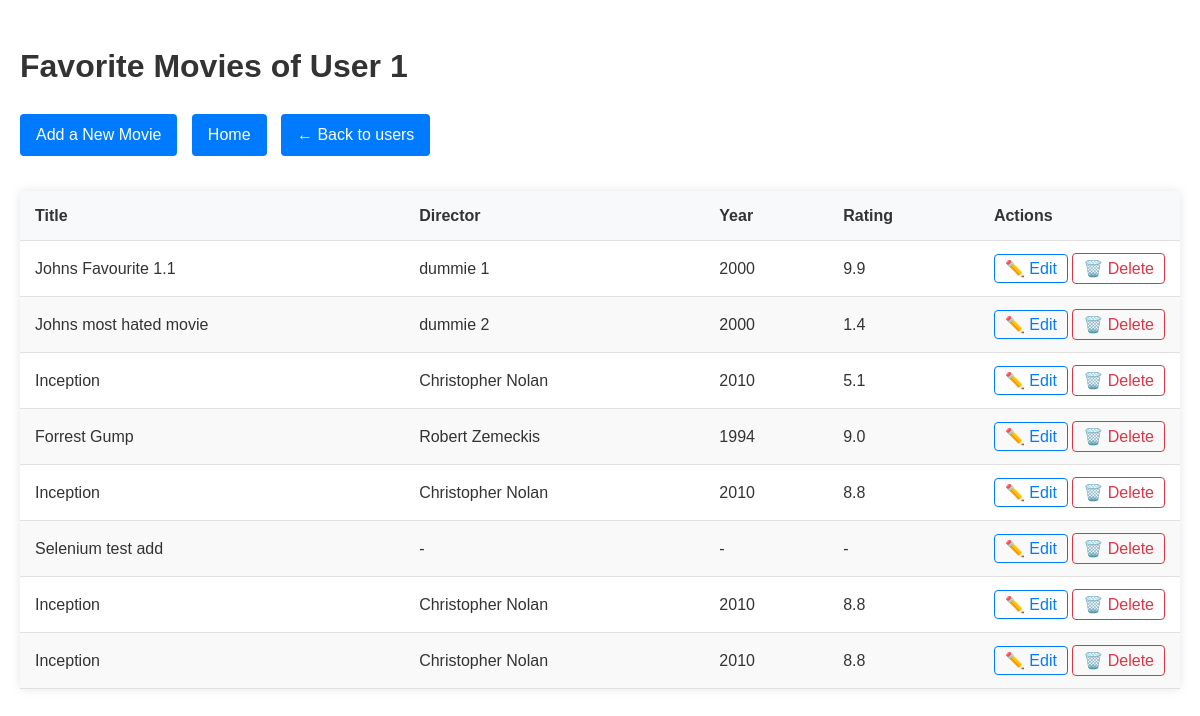
The page /user/1 on the database as committed earlier.
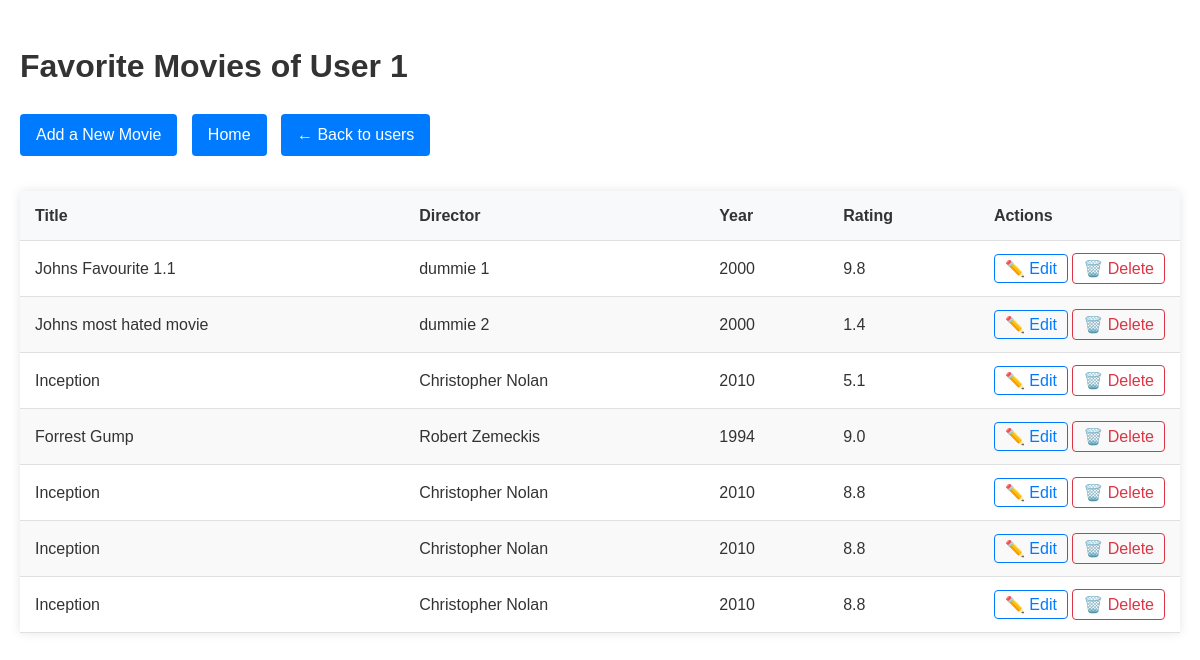
The same page on the database as committed later.
### models.py (models this page shows)
class Movie(Base):
    __tablename__ = "movies"
    id = Column(Integer, primary_key=True)
    user_id = Column(Integer, ForeignKey("users.id"))
    title = Column(String, nullable=False)
    director = Column(String)
    writer = Column(String)
    actors = Column(String)
    year = Column(Integer)
    rating = Column(Float, CheckConstraint('rating >= 0 AND rating <= 10'))
    genre = Column(String)
    runtime = Column(String)
    plot = Column(Text)
    comment = Column(Text)
    user = relationship("User", back_populates="movies")

### app.py (the view)
@app.route("/user/<int:user_id>")
def user_movies(user_id):
    user = data_manager.get_user_by_id(user_id)
    movies = data_manager.get_user_movies(user_id)
    return render_template("movie_list.html", user_id=user_id, movies=movies)

### data_manager/sqlite_data_manager.py (called while the page is built)
    def get_user_movies(self, user_id):
        session = self.Session()
        try:
            user = session.query(User).filter_by(id=user_id).first()
            if user:
                return user.movies
            return []
        finally:
            session.close()

    def get_user_by_id(self, user_id):
        session = self.Session()
        try:
            return session.query(User).filter_by(id=user_id).first()
        finally:
            session.close()

### templates/movie_list.html (shortened to what this page needs)
<!DOCTYPE html>
<html lang="en">
<head>
    <link rel="stylesheet" href="{{ url_for('static', filename='styles.css') }}">
</head>
<body>
{% extends "base.html" %}
{% block content %}
  <h1>Favorite Movies of User {{ user_id }}</h1>
  <div class="table-controls">
    <a href="{{ url_for('add_movie', user_id=user_id) }}" class="btn">Add a New Movie</a>
    <a href="{{ url_for('home') }}" class="btn">Home</a>
    <a href="{{ url_for('list_users') }}" class="btn">← Back to users</a>
  </div>
  <div class="table-container">
    <table class="movie-table">
      <thead>
        <tr>
          <th>Title</th>
          <th>Director</th>
          <th>Year</th>
          <th>Rating</th>
          <th class="actions">Actions</th>
        </tr>
      </thead>
      <tbody>
        {% for movie in movies %}
          <tr>
            <td data-label="Title">{{ movie.title }}</td>
            <td data-label="Director">{{ movie.director or '-' }}</td>
            <td data-label="Year">{{ movie.year or '-' }}</td>
            <td data-label="Rating">{{ "%.1f"|format(movie.rating) if movie.rating else '-' }}</td>
            <td data-label="Actions" class="actions">
              <a href="{{ url_for('update_movie', user_id=user_id, movie_id=movie.id) }}" class="edit-btn">✏️ Edit</a>
               <form action="{{ url_for('delete_movie', user_id=user_id, movie_id=movie.id) }}" method="POST" style="display: inline;">
                 <button type="submit" class="delete-btn">🗑️ Delete</button>
                </form>
            </td>
          </tr>
        {% endfor %}
      </tbody>
    </table>
  </div>
{% endblock %}

### templates/base.html (shortened to what this page needs)
<!DOCTYPE html>
<html lang="en">
<head>
    <link rel="stylesheet" href="{{ url_for('static', filename='styles.css') }}">
</head>
<body>
    {% block content %}{% endblock %}
</body>
</html>

### static/styles.css (style rules this page uses)
body { font-family: Arial, sans-serif; line-height: 1.6; margin: 0; padding: 20px; color: #333; }
.table-container { overflow-x: auto; margin: 20px 0; max-width: 1200px; margin-left: auto; margin-right: auto; box-shadow: 0 0 10px rgba(0,0,0,0.1); }
table { width: 100%; border-collapse: collapse; min-width: 600px; }
th, td { padding: 12px 15px; text-align: left; border-bottom: 1px solid #e0e0e0; }
th { background-color: #f8f9fa; font-weight: 600; color: #333; position: sticky; top: 0; }
tr:nth-child(even) { background-color: #f9f9f9; }
.actions { white-space: nowrap; width: 120px; }
.btn { display: inline-block; padding: 8px 16px; background-color: #007bff; color: white; text-decoration: none; border-radius: 4px; margin-right: 10px; margin-bottom: 15px; transition: all 0.3s; }
.edit-btn { color: #007bff; text-decoration: none; padding: 5px 10px; border: 1px solid #007bff; border-radius: 4px; transition: all 0.3s; }
.delete-btn { color: #dc3545; background: none; border: 1px solid #dc3545; border-radius: 4px; padding: 5px 10px; cursor: pointer; transition: all 0.3s; font-family: inherit; font-size: inherit; }

Rows that differ between the two databases and show on the page:
removed Movie: title "Selenium test add", director "-", year "-", rating "-"
changed Movie "Johns Favourite 1.1": rating "9.9" → "9.8"
